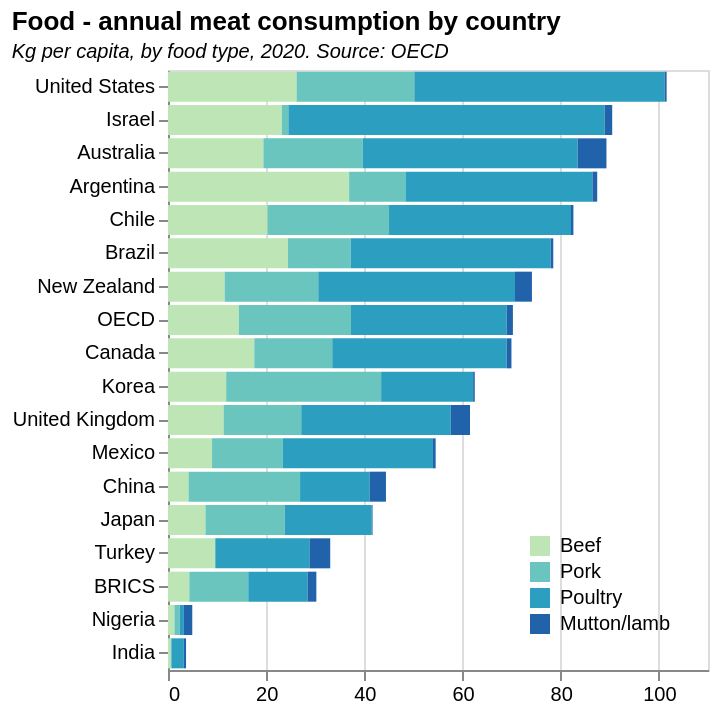

This figure's Vega-Lite source:
### Vega-Lite specification from a JSON file in a GitHub repository (floating-point values rounded to 4 significant figures)
{"$schema": "https://vega.github.io/schema/vega-lite/v5.json", "data": {"values": [{"Country": "Australia", "Value": "19.438", "Type": "Beef", "Detail": "Kilos per capita"}, {"Country": "Canada", "Value": "17.578", "Type": "Beef", "Detail": "Year: 2020"}, {"Country": "Japan", "Value": "7.643", "Type": "Beef", "Detail": "Source: OECD"}, {"Country": "Korea", "Value": "11.85", "Type": "Beef", "Detail": ""}, {"Country": "Mexico", "Value": "8.971", "Type": "Beef", "Detail": ""}, {"Country": "New Zealand", "Value": "11.548", "Type": "Beef", "Detail": ""}, {"Country": "Turkey", "Value": "9.633", "Type": "Beef", "Detail": ""}, {"Country": "United States", "Value": "26.195", "Type": "Beef", "Detail": ""}, {"Country": "Argentina", "Value": "36.894", "Type": "Beef", "Detail": ""}, {"Country": "Brazil", "Value": "24.445", "Type": "Beef", "Detail": ""}, {"Country": "Chile", "Value": "20.262", "Type": "Beef", "Detail": ""}, {"Country": "China", "Value": "4.186", "Type": "Beef", "Detail": ""}, {"Country": "India", "Value": "0.532", "Type": "Beef", "Detail": ""}, {"Country": "Israel", "Value": "23.214", "Type": "Beef", "Detail": ""}, {"Country": "Nigeria", "Value": "1.306", "Type": "Beef", "Detail": ""}, {"Country": "OECD", "Value": "14.425", "Type": "Beef", "Detail": ""}, {"Country": "BRICS", "Value": "4.349", "Type": "Beef", "Detail": ""}, {"Country": "United Kingdom", "Value": "11.329", "Type": "Beef", "Detail": ""}, {"Country": "Australia", "Value": "20.212", "Type": "Pork", "Detail": ""}, {"Country": "Canada", "Value": "15.881", "Type": "Pork", "Detail": ""}, {"Country": "Japan", "Value": "16.13", "Type": "Pork", "Detail": ""}, {"Country": "Korea", "Value": "31.565", "Type": "Pork", "Detail": ""}, {"Country": "Mexico", "Value": "14.42", "Type": "Pork", "Detail": ""}, {"Country": "New Zealand", "Value": "19.063", "Type": "Pork", "Detail": ""}, {"Country": "Turkey", "Value": "0", "Type": "Pork", "Detail": ""}, {"Country": "United States", "Value": "23.983", "Type": "Pork", "Detail": ""}, {"Country": "Argentina", "Value": "11.476", "Type": "Pork", "Detail": ""}, {"Country": "Brazil", "Value": "12.753", "Type": "Pork", "Detail": ""}, {"Country": "Chile", "Value": "24.762", "Type": "Pork", "Detail": ""}, {"Country": "China", "Value": "22.718", "Type": "Pork", "Detail": ""}, {"Country": "India", "Value": "0.168", "Type": "Pork", "Detail": ""}, {"Country": "Israel", "Value": "1.311", "Type": "Pork", "Detail": ""}, {"Country": "Nigeria", "Value": "1.079", "Type": "Pork", "Detail": ""}, {"Country": "OECD", "Value": "22.856", "Type": "Pork", "Detail": ""}, {"Country": "BRICS", "Value": "12.002", "Type": "Pork", "Detail": ""}, {"Country": "United Kingdom", "Value": "15.816", "Type": "Pork", "Detail": ""}, {"Country": "Australia", "Value": "43.792", "Type": "Poultry", "Detail": ""}, {"Country": "Canada", "Value": "35.527", "Type": "Poultry", "Detail": ""}, {"Country": "Japan", "Value": "17.734", "Type": "Poultry", "Detail": ""}, {"Country": "Korea", "Value": "18.742", "Type": "Poultry", "Detail": ""}, {"Country": "Mexico", "Value": "30.586", "Type": "Poultry", "Detail": ""}, {"Country": "New Zealand", "Value": "40.079", "Type": "Poultry", "Detail": ""}, {"Country": "Turkey", "Value": "19.183", "Type": "Poultry", "Detail": ""}, {"Country": "United States", "Value": "50.963", "Type": "Poultry", "Detail": ""}, {"Country": "Argentina", "Value": "38.088", "Type": "Poultry", "Detail": ""}, {"Country": "Brazil", "Value": "40.762", "Type": "Poultry", "Detail": ""}, {"Country": "Chile", "Value": "37.073", "Type": "Poultry", "Detail": ""}, {"Country": "China", "Value": "14.191", "Type": "Poultry", "Detail": ""}, {"Country": "India", "Value": "2.517", "Type": "Poultry", "Detail": ""}, {"Country": "Israel", "Value": "64.436", "Type": "Poultry", "Detail": ""}, {"Country": "Nigeria", "Value": "0.842", "Type": "Poultry", "Detail": ""}, {"Country": "OECD", "Value": "31.708", "Type": "Poultry", "Detail": ""}, {"Country": "BRICS", "Value": "12.067", "Type": "Poultry", "Detail": ""}, {"Country": "United Kingdom", "Value": "30.451", "Type": "Poultry", "Detail": ""}, {"Country": "Australia", "Value": "5.874", "Type": "Mutton/lamb", "Detail": ""}, {"Country": "Canada", "Value": "0.974", "Type": "Mutton/lamb", "Detail": ""}, {"Country": "Japan", "Value": "0.16", "Type": "Mutton/lamb", "Detail": ""}, {"Country": "Korea", "Value": "0.332", "Type": "Mutton/lamb", "Detail": ""}, {"Country": "Mexico", "Value": "0.544", "Type": "Mutton/lamb", "Detail": ""}, {"Country": "New Zealand", "Value": "3.446", "Type": "Mutton/lamb", "Detail": ""}, {"Country": "Turkey", "Value": "4.231", "Type": "Mutton/lamb", "Detail": ""}, {"Country": "United States", "Value": "0.431", "Type": "Mutton/lamb", "Detail": ""}, {"Country": "Argentina", "Value": "0.973", "Type": "Mutton/lamb", "Detail": ""}, {"Country": "Brazil", "Value": "0.521", "Type": "Mutton/lamb", "Detail": ""}, {"Country": "Chile", "Value": "0.484", "Type": "Mutton/lamb", "Detail": ""}, {"Country": "China", "Value": "3.305", "Type": "Mutton/lamb", "Detail": ""}, {"Country": "India", "Value": "0.458", "Type": "Mutton/lamb", "Detail": ""}, {"Country": "Israel", "Value": "1.525", "Type": "Mutton/lamb", "Detail": ""}, {"Country": "Nigeria", "Value": "1.72", "Type": "Mutton/lamb", "Detail": ""}, {"Country": "OECD", "Value": "1.269", "Type": "Mutton/lamb", "Detail": ""}, {"Country": "BRICS", "Value": "1.803", "Type": "Mutton/lamb", "Detail": ""}, {"Country": "United Kingdom", "Value": "3.928", "Type": "Mutton/lamb", "Detail": ""}]}, "mark": "bar", "width": 270, "height": 300, "title": {"text": "Food - annual meat consumption by country", "subtitle": "Kg per capita, by food type, 2020. Source: OECD", "subtitleFontStyle": "italic", "subtitleFontSize": 10, "anchor": "start", "color": "black"}, "encoding": {"y": {"field": "Country", "sort": "-x", "type": "ordinal", "title": null}, "x": {"field": "Value", "title": null, "type": "quantitative"}, "color": {"field": "Type", "type": "nominal", "legend": {"orient": "bottom-right"}, "scale": {"domain": ["Beef", "Pork", "Poultry", "Mutton/lamb"], "scheme": "yellowgreenblue"}, "title": null}, "tooltip": [{"field": "Country", "type": "nominal"}, {"field": "Value", "type": "quantitative", "title": "Kg per capita"}, {"field": "Type"}]}}
